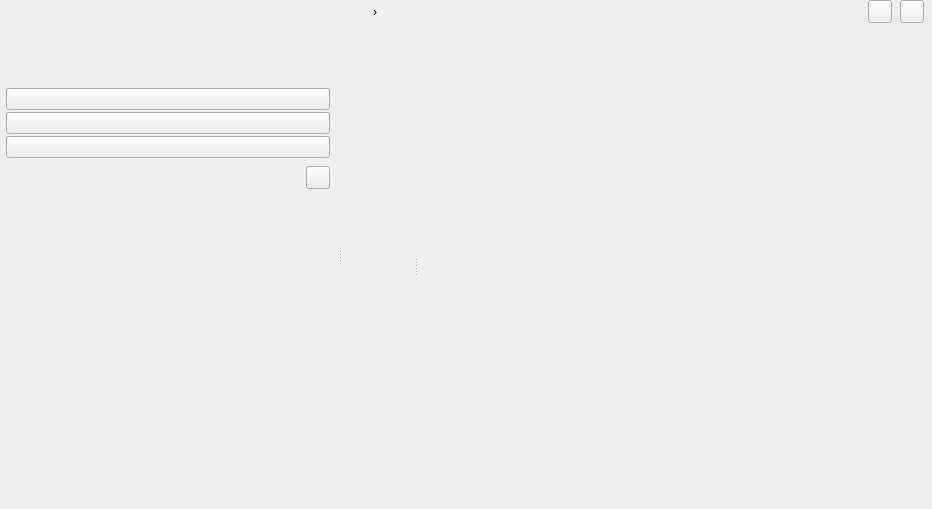
<?xml version="1.0" encoding="UTF-8"?>
<ui version="4.0">
 <class>LocalizationTaskWidget</class>
 <widget class="QWidget" name="LocalizationTaskWidget">
  <property name="geometry">
   <rect>
    <x>0</x>
    <y>0</y>
    <width>932</width>
    <height>509</height>
   </rect>
  </property>
  <layout class="QHBoxLayout" name="horizontalLayout">
   <property name="leftMargin">
    <number>0</number>
   </property>
   <property name="topMargin">
    <number>0</number>
   </property>
   <property name="rightMargin">
    <number>0</number>
   </property>
   <property name="bottomMargin">
    <number>0</number>
   </property>
   <item>
    <widget class="QSplitter" name="nav_splitter">
     <property name="orientation">
      <enum>Qt::Orientation::Horizontal</enum>
     </property>
     <widget class="QFrame" name="nav_panel">
      <layout class="QVBoxLayout" name="vl_nav">
       <property name="spacing">
        <number>0</number>
       </property>
       <property name="leftMargin">
        <number>0</number>
       </property>
       <property name="topMargin">
        <number>0</number>
       </property>
       <property name="rightMargin">
        <number>0</number>
       </property>
       <property name="bottomMargin">
        <number>0</number>
       </property>
       <item>
        <widget class="QFrame" name="frame_task_header">
         <layout class="QVBoxLayout" name="vl_task_header">
          <property name="spacing">
           <number>3</number>
          </property>
          <property name="leftMargin">
           <number>12</number>
          </property>
          <property name="topMargin">
           <number>10</number>
          </property>
          <property name="rightMargin">
           <number>12</number>
          </property>
          <property name="bottomMargin">
           <number>8</number>
          </property>
          <item>
           <widget class="QLabel" name="lbl_active_title"/>
          </item>
          <item>
           <widget class="QLabel" name="lbl_task_name_nav"/>
          </item>
          <item>
           <widget class="QLabel" name="lbl_task_type_chip"/>
          </item>
         </layout>
        </widget>
       </item>
       <item>
        <widget class="QFrame" name="frame_status_lamps">
         <layout class="QHBoxLayout" name="hl_status_lamps">
          <property name="leftMargin">
           <number>6</number>
          </property>
          <property name="topMargin">
           <number>8</number>
          </property>
          <property name="rightMargin">
           <number>6</number>
          </property>
          <property name="bottomMargin">
           <number>8</number>
          </property>
         </layout>
        </widget>
       </item>
       <item>
        <widget class="QFrame" name="frame_nav_top">
         <layout class="QVBoxLayout" name="vl_nav_top">
          <property name="spacing">
           <number>2</number>
          </property>
          <property name="leftMargin">
           <number>6</number>
          </property>
          <property name="topMargin">
           <number>6</number>
          </property>
          <property name="rightMargin">
           <number>8</number>
          </property>
          <property name="bottomMargin">
           <number>2</number>
          </property>
          <item>
           <widget class="QPushButton" name="btn_nav_dashboard">
            <property name="checkable">
             <bool>true</bool>
            </property>
           </widget>
          </item>
          <item>
           <widget class="QPushButton" name="btn_nav_patterns">
            <property name="checkable">
             <bool>true</bool>
            </property>
           </widget>
          </item>
          <item>
           <widget class="QPushButton" name="btn_nav_settings">
            <property name="checkable">
             <bool>true</bool>
            </property>
           </widget>
          </item>
         </layout>
        </widget>
       </item>
       <item>
        <widget class="QFrame" name="frame_devices_header">
         <layout class="QHBoxLayout" name="hl_devices_header">
          <property name="spacing">
           <number>4</number>
          </property>
          <property name="leftMargin">
           <number>10</number>
          </property>
          <property name="topMargin">
           <number>6</number>
          </property>
          <property name="rightMargin">
           <number>8</number>
          </property>
          <property name="bottomMargin">
           <number>3</number>
          </property>
          <item>
           <widget class="QLabel" name="lbl_devices_section"/>
          </item>
          <item>
           <spacer name="sp_devices_header">
            <property name="orientation">
             <enum>Qt::Orientation::Horizontal</enum>
            </property>
            <property name="sizeHint" stdset="0">
             <size>
              <width>40</width>
              <height>10</height>
             </size>
            </property>
           </spacer>
          </item>
          <item>
           <widget class="QToolButton" name="tbtn_add_device"/>
          </item>
         </layout>
        </widget>
       </item>
       <item>
        <widget class="QScrollArea" name="scroll_devices">
         <property name="frameShape">
          <enum>QFrame::Shape::NoFrame</enum>
         </property>
         <property name="horizontalScrollBarPolicy">
          <enum>Qt::ScrollBarPolicy::ScrollBarAlwaysOff</enum>
         </property>
         <property name="widgetResizable">
          <bool>true</bool>
         </property>
         <widget class="QWidget" name="scroll_devices_content">
          <property name="geometry">
           <rect>
            <x>0</x>
            <y>0</y>
            <width>335</width>
            <height>323</height>
           </rect>
          </property>
         </widget>
        </widget>
       </item>
      </layout>
     </widget>
     <widget class="QWidget" name="wg_content_right">
      <layout class="QVBoxLayout" name="vl_content_right" stretch="0,1">
       <property name="spacing">
        <number>0</number>
       </property>
       <property name="leftMargin">
        <number>0</number>
       </property>
       <property name="topMargin">
        <number>0</number>
       </property>
       <property name="rightMargin">
        <number>0</number>
       </property>
       <property name="bottomMargin">
        <number>0</number>
       </property>
       <item>
        <widget class="QFrame" name="frame_breadcrumb">
         <layout class="QHBoxLayout" name="hl_breadcrumb">
          <property name="spacing">
           <number>8</number>
          </property>
          <property name="leftMargin">
           <number>16</number>
          </property>
          <property name="topMargin">
           <number>0</number>
          </property>
          <property name="rightMargin">
           <number>8</number>
          </property>
          <property name="bottomMargin">
           <number>0</number>
          </property>
          <item>
           <widget class="QLabel" name="lbl_bc_task"/>
          </item>
          <item>
           <widget class="QLabel" name="lbl_bc_sep">
            <property name="text">
             <string>›</string>
            </property>
           </widget>
          </item>
          <item>
           <widget class="QLabel" name="lbl_bc_current"/>
          </item>
          <item>
           <spacer name="sp_breadcrumb">
            <property name="orientation">
             <enum>Qt::Orientation::Horizontal</enum>
            </property>
            <property name="sizeHint" stdset="0">
             <size>
              <width>40</width>
              <height>10</height>
             </size>
            </property>
           </spacer>
          </item>
          <item>
           <widget class="QToolButton" name="tbtn_bc_save"/>
          </item>
          <item>
           <widget class="QToolButton" name="tbtn_bc_refresh"/>
          </item>
         </layout>
        </widget>
       </item>
       <item>
        <layout class="QHBoxLayout" name="hl_main_content" stretch="0">
         <property name="spacing">
          <number>0</number>
         </property>
         <property name="leftMargin">
          <number>4</number>
         </property>
         <property name="topMargin">
          <number>4</number>
         </property>
         <property name="rightMargin">
          <number>4</number>
         </property>
         <property name="bottomMargin">
          <number>4</number>
         </property>
         <item>
          <widget class="QSplitter" name="splitter_main_content">
           <property name="orientation">
            <enum>Qt::Orientation::Horizontal</enum>
           </property>
           <widget class="QScrollArea" name="scrollArea">
            <property name="frameShape">
             <enum>QFrame::Shape::NoFrame</enum>
            </property>
            <property name="frameShadow">
             <enum>QFrame::Shadow::Plain</enum>
            </property>
            <property name="widgetResizable">
             <bool>true</bool>
            </property>
            <widget class="QWidget" name="scrollAreaWidgetContents">
             <property name="geometry">
              <rect>
               <x>0</x>
               <y>0</y>
               <width>95</width>
               <height>476</height>
              </rect>
             </property>
             <property name="sizePolicy">
              <sizepolicy hsizetype="MinimumExpanding" vsizetype="Preferred">
               <horstretch>0</horstretch>
               <verstretch>0</verstretch>
              </sizepolicy>
             </property>
             <layout class="QHBoxLayout" name="horizontalLayout_2">
              <property name="leftMargin">
               <number>0</number>
              </property>
              <property name="topMargin">
               <number>0</number>
              </property>
              <property name="rightMargin">
               <number>0</number>
              </property>
              <property name="bottomMargin">
               <number>0</number>
              </property>
              <item>
               <widget class="QStackedWidget" name="content_stack">
                <widget class="QWidget" name="page_task_config"/>
               </widget>
              </item>
             </layout>
            </widget>
           </widget>
           <widget class="QWidget" name="wg_property_browser" native="true">
            <property name="sizePolicy">
             <sizepolicy hsizetype="Preferred" vsizetype="Preferred">
              <horstretch>0</horstretch>
              <verstretch>0</verstretch>
             </sizepolicy>
            </property>
            <property name="baseSize">
             <size>
              <width>150</width>
              <height>0</height>
             </size>
            </property>
           </widget>
          </widget>
         </item>
        </layout>
       </item>
      </layout>
     </widget>
    </widget>
   </item>
  </layout>
 </widget>
 <resources/>
 <connections/>
</ui>
